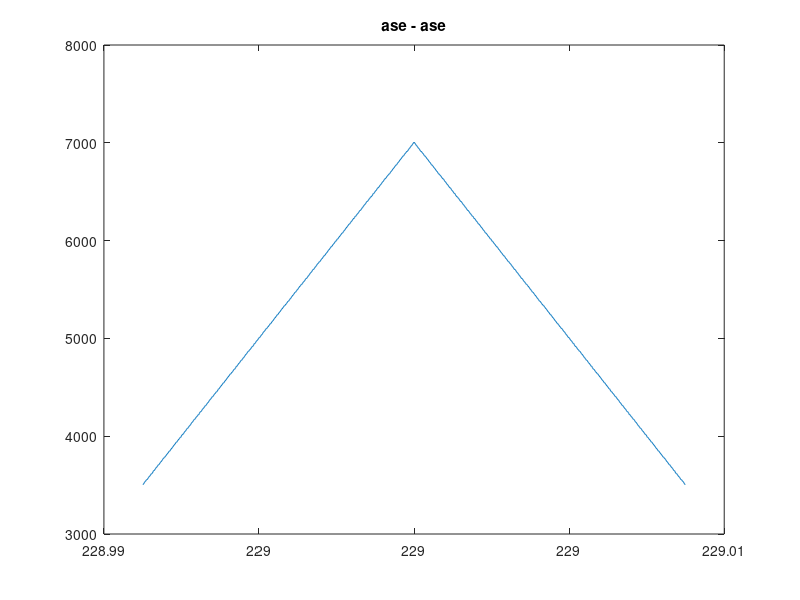
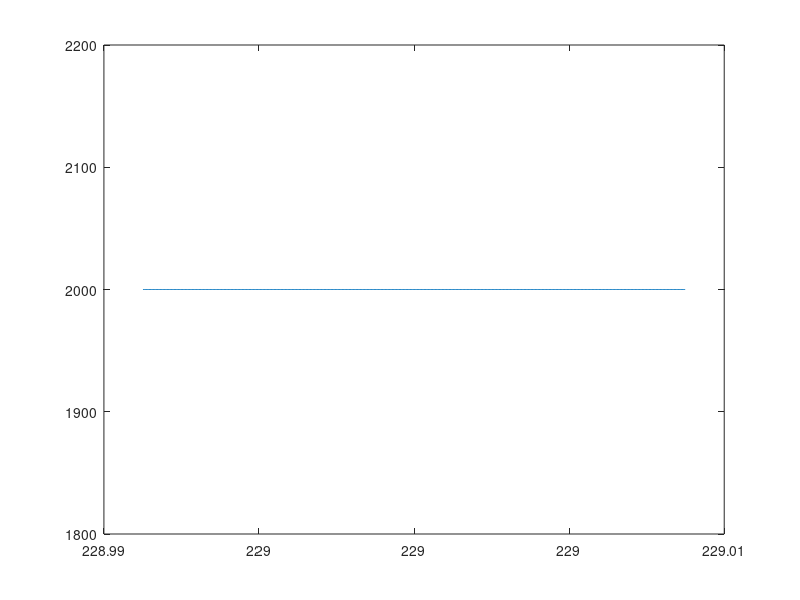

Source code (MATLAB) for these figures, in order:
deltaN = 0.0175;
deltaFo = 0.0175; 
f = 229;
step = 0.00001;
B = [f-deltaN/2:step:f+deltaN/2];
Bod = [f-deltaFo/2:step:f+deltaFo/2];
Bextended = [f-deltaN:step:f+deltaN];
P1 = 1000;
PN = 2;
noise_fun = @(x) PN*ones(1, length(x));

signal = zeros(1, length(B));
signal(int32(length(B)/2)) = P1;
noise = noise_fun(B);

%noisySignal = signal + noise;
%semilogy(B, noisySignal, '*'); 
asease = conv(noise, noise);
asease_od = asease(find(abs(Bextended - (f-deltaFo/2)) < 0.000001):find(abs(Bextended - (f+deltaFo/2))<0.000001));
figure(1);
plot(Bod, asease_od);
title('ase - ase');
signalase1 = conv(signal, noise);
signal_od = signalase1(find(abs(Bextended - (f-deltaFo/2)) < 0.000001):find(abs(Bextended - (f+deltaFo/2))<0.000001));
figure(2);
title('signal(1) - ase');
plot(Bod, signal_od);